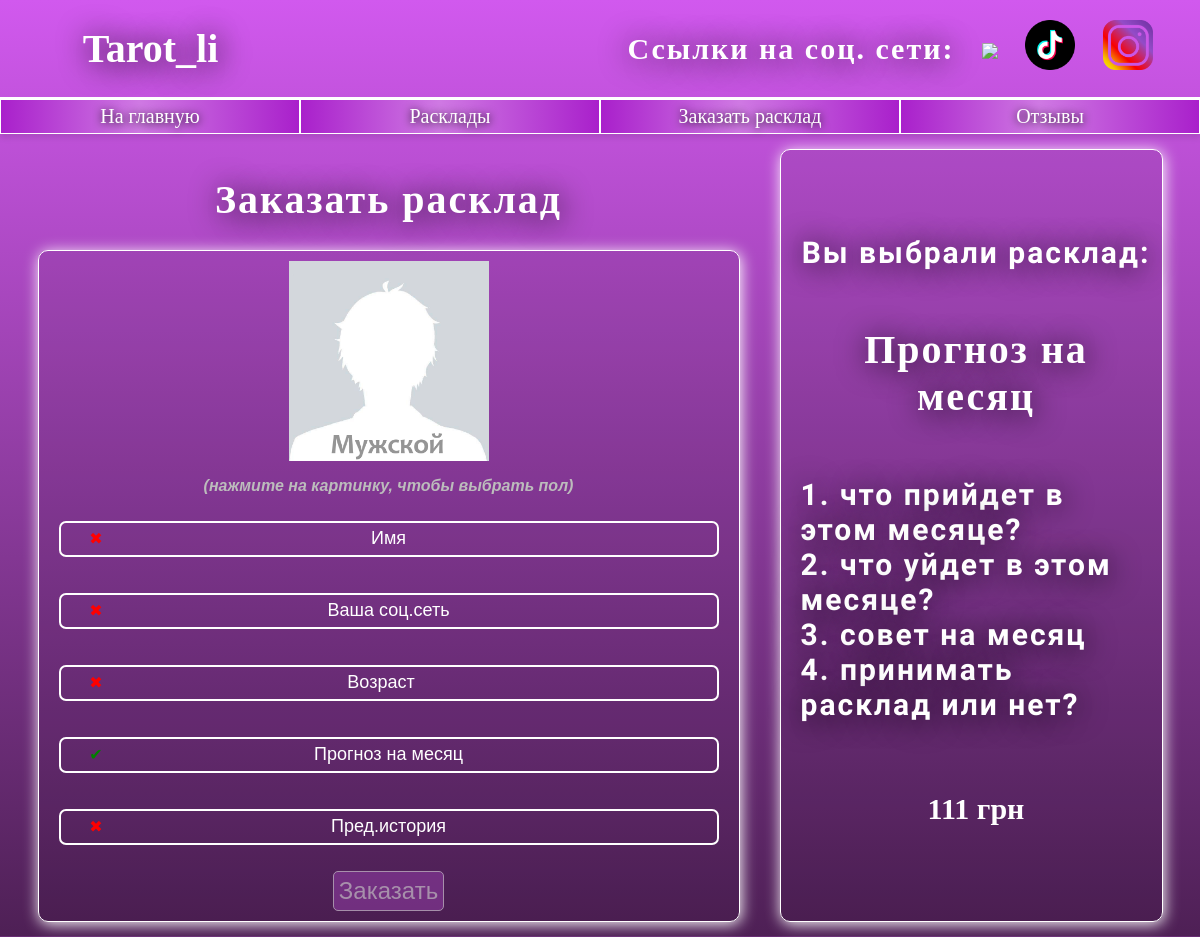
/rasklad/3, run on the app's committed database.
### web/models.py (models this page shows, shortened)
class Rasklad(models.Model):
    name = models.CharField('Название раскладов', max_length= 100)
    voprosi = models.CharField('Вопросы расклада', max_length=1024)
    price = models.IntegerField("Цена")
    description = models.TextField('Описание')
    date = models.DateField('Дата публикации')

### web/views.py (the view, shortened to what this page needs)
# urls.py: path("rasklad/<int:rasklad_id>", views.rasklad, name='rasklad'),
def rasklad(request, rasklad_id = 0):
    error = ''
    if rasklad_id == 0:
        vibor = 'Самый популярный расклад:'
        rasklad = get_object_or_404(Rasklad, name='Что он думает обо мне?')
        form = ZapisInput()
    else:
        vibor = 'Вы выбрали расклад:'
        rasklad = get_object_or_404(Rasklad, id=rasklad_id)
        form = ZapisInput(initial={"rasklad": rasklad.name})
    data = {'form': form, 'error': error, 'rasklad': rasklad, 'vibor': vibor}
    return render(request, "web/rasklad.html", data)

### web/forms.py
class ZapisInput(ModelForm):
    class Meta:
        model = Zapis
        fields = ['sex','name', 'socset', 'age', 'rasklad', 'about']
        widgets = {'sex': HiddenInput(attrs={
            'class': 'rasklad-input',
            'name': 'sex',
            'value': 'Мужской',
            'id': 'sex-field'
        }),
        'name':TextInput(attrs={
            'placeholder': 'Имя',
            'class': 'rasklad-input with-photo',
            'name': 'name'
        }),
        'socset': TextInput(attrs={
            'placeholder': 'Ваша соц.сеть',
            'class': 'rasklad-input',
            'name': 'socset'
        }),
        'age':NumberInput(attrs={
            'placeholder': 'Возраст',
            'class': 'rasklad-input',
            'name': 'username'
        }),
        'rasklad':TextInput(attrs={
            'placeholder': 'Название расклада',
            'class': 'rasklad-input',
            'name': 'rasklad'
        }),
        'about':TextInput(attrs={
            'placeholder': 'Пред.история',
            'class': 'rasklad-input',
            'name': 'about'
        })
        }

### web/templates/web/rasklad.html (shortened to what this page needs)
{% extends 'web/base.html' %}
{% load static %}
{% block content %}
<div class="rasklad-layout">
    <div class="rasklad-left">
        <h1>Заказать расклад</h1>
        <div class="forma">
            <form method="post">
                <img src="{% static 'web/img/man-photo.jpg' %}" id="person-image">
                <p class="chose-sex"><i>(нажмите на картинку, чтобы выбрать пол)</i></p>
                <div class="field-container">
                    {{ form.name }}
                </div>
                <div class="field-container">
                    {{ form.socset }}
                </div>
                <div class="field-container">
                    {{ form.age }}
                </div>
                <div class="field-container">
                    {{ form.rasklad }}
                </div>
                <div class="field-container">
                    {{ form.about }}
                </div>
                <button class="form-button" type="submit">Заказать</button>
            </form>
        </div>
    </div>
    <div class="rasklad-right">
        <p class="description_ras vibor">{{ vibor }}</p>
        <h1>{{ rasklad.name }}</h1>
        <div class="description_ras"><p>{{ rasklad.description|linebreaksbr }}</p></div>
        <h4>{{ rasklad.price }} грн</h4>
    </div>
</div>
{% endblock %}

### web/static/web/css/index.css (style rules this page uses)
body { background: linear-gradient(180deg, #d159ee 0%, #4e2055 100%); margin: 0; padding: 0; min-height: 100vh; height: 100%; color: white; font-family: "Renju"; background-size: 100% auto; background-position: center; background-repeat: auto; display: flex; justify-content: space-between; flex-direction: column; }
body * { position: relative; z-index: 2; }
h1 { text-align: center; text-shadow: 1px 1px 15px rgb(0, 0, 0); text-shadow: 1px 2px 30px rgb(0, 0, 0); font-size: 40px; }
p { font-weight: bolder; }
.form-button { border: 1px rgb(255, 255, 255) solid; background: linear-gradient(180deg, #a920cb 100%); text-align: center; padding: 5px; font-size: 20px; }
.tovar h3, .tovar h4, .catalog h1 { font-weight: bolder; text-align: center; font-size: 25px; text-shadow: 0px 1px 8px rgb(0, 0, 0); font-family: 'Renju'; src: url("/fonts/Renju") format('otf'); letter-spacing: 2px; }
.catalog h1 { font-size: 40px; text-shadow: 1px 2px 30px rgb(0, 0, 0); font-size: 40px; }
.rasklad-input { margin: 10px; font-size: 18px; text-align: center; width: 350px; height: 30px; border-radius: 7px; border: 2px rgb(255, 255, 255) solid; background-color: transparent; color: white; }
.rasklad-input::placeholder { color: white; }
.forma { display: flex; justify-content: center; }
.forma form { display: flex; justify-content: space-around; align-items: center; flex-direction: column; border: 1px rgb(255, 255, 255) solid; padding: 10px; border-radius: 10px; box-shadow: 1px 2px 15px rgb(255, 255, 255); background-color: rgba(0, 0, 0, 0.077); }
.forma button { font-size: 24px; color: white; background-color: rgb(151, 64, 172); border-radius: 5px; }

### web/static/web/css/otzuvu.css (style rules this page uses)
.form-button { border: 1px rgb(255, 255, 255) solid; text-align: center; padding: 5px; font-size: 24px; color: white; background-color: rgb(151, 64, 172); border-radius: 5px; }

### web/static/web/css/rasklad.css (style rules this page uses)
.rasklad-layout { display: flex; justify-content: center; flex-direction: row; align-items: center; gap: 40px; padding: 15px; }
.rasklad-left { width: 60%; }
.rasklad-right { width: 30%; }
.forma { width: 100%; }
.forma form { width: 100%; }
.rasklad-input { width: 100%; transition: background-color 0.3s ease; }
form img { width: 200px; height: auto; transition: box-shadow 0.3s ease; }
.chose-sex i { color: rgb(188, 188, 188); font-family: 'Arial'; }
.rasklad-right { align-self: stretch; display: flex; justify-content: center; align-items: center; flex-direction: column; border: 1px rgb(255, 255, 255) solid; padding: 10px; padding-left: 20px; border-radius: 10px; box-shadow: 1px 2px 15px rgb(255, 255, 255); background-color: rgba(0, 0, 0, 0.077); }
.rasklad-right h4 { font-size: 30px; }
.description_ras { width: 100%; font-family:"Neucha", sans-serif !important; text-shadow: 1px 2px 30px rgb(0, 0, 0); letter-spacing: 2px; font-size: 30px; }
.vibor { text-align: center; }

### web/templates/web/rasklad.html (style rules this page uses)
.field-container { position: relative; margin-bottom: 1em; width: 100%; display: flex; justify-content: center; }
.field-container.valid::before { content: "✔"; color: green; position: absolute; left: 6%; top: 50%; transform: translateY(-53%); }
.field-container.invalid::before { content: "✖"; color: red; position: absolute; left: 6%; top: 50%; transform: translateY(-53%); }
button:disabled { opacity: 0.5; cursor: not-allowed; }

### data on the page
Rasklad: name "Прогноз на месяц", description "1. что прийдет в этом месяце? 2. что уйдет в этом месяце? 3. совет на месяц 4. принимать расклад или нет?", price "111"

### other printed values
{{ vibor }} "Вы выбрали расклад:"
